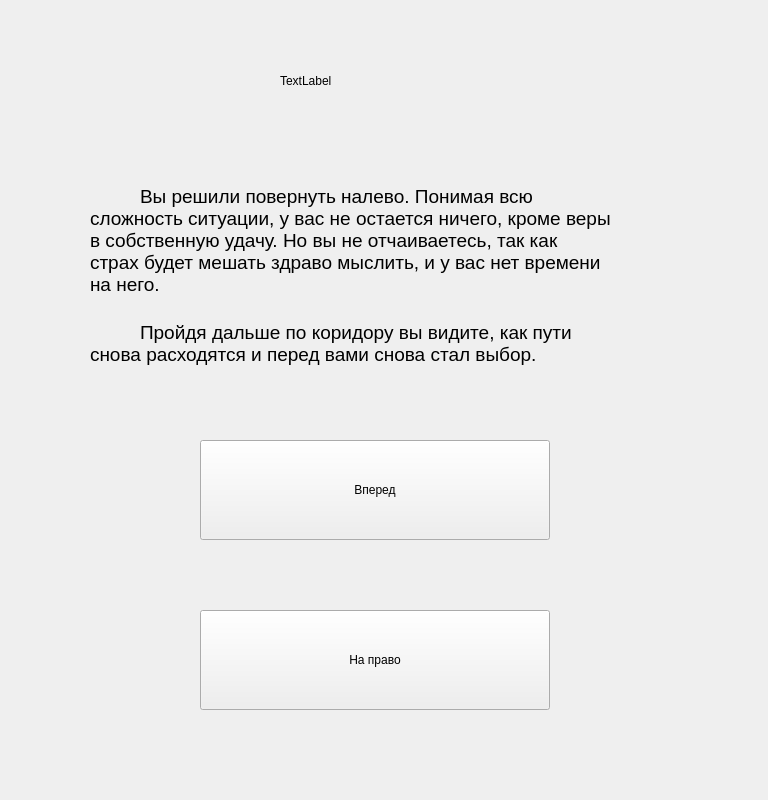
<?xml version="1.0" encoding="UTF-8"?>
<ui version="4.0">
 <class>Levof</class>
 <widget class="QWidget" name="Levof">
  <property name="geometry">
   <rect>
    <x>0</x>
    <y>0</y>
    <width>768</width>
    <height>800</height>
   </rect>
  </property>
  <property name="minimumSize">
   <size>
    <width>768</width>
    <height>800</height>
   </size>
  </property>
  <property name="windowTitle">
   <string>Levof</string>
  </property>
  <widget class="QLabel" name="label_2">
   <property name="geometry">
    <rect>
     <x>90</x>
     <y>130</y>
     <width>631</width>
     <height>291</height>
    </rect>
   </property>
   <property name="text">
    <string>&lt;html&gt;&lt;head/&gt;&lt;style&gt; p {text-indent: 50px} &lt;/style&gt;&lt;body&gt;&lt;p align=&quot;justify&quot;&gt;&lt;span style=&quot; font-size:14pt;&quot;&gt;Вы решили повернуть налево. Понимая всю&lt;br/&gt;сложность ситуации, у вас не остается ничего, кроме веры&lt;br/&gt;в собственную удачу. Но вы не отчаиваетесь, так как&lt;br/&gt;страх будет мешать здраво мыслить, и у вас нет времени&lt;br/&gt;на него.&lt;br/&gt;&lt;/span&gt;&lt;/p&gt;&lt;p&gt;&lt;span style=&quot; font-size:14pt;&quot;&gt;Пройдя дальше по коридору вы видите, как  пути&lt;br/&gt;снова расходятся и перед вами снова стал выбор. &lt;/span&gt;&lt;/p&gt;&lt;/body&gt;&lt;/html&gt;</string>
   </property>
  </widget>
  <widget class="QPushButton" name="pushButton">
   <property name="geometry">
    <rect>
     <x>200</x>
     <y>440</y>
     <width>350</width>
     <height>100</height>
    </rect>
   </property>
   <property name="text">
    <string>Вперед</string>
   </property>
  </widget>
  <widget class="QPushButton" name="pushButton_2">
   <property name="geometry">
    <rect>
     <x>200</x>
     <y>610</y>
     <width>350</width>
     <height>100</height>
    </rect>
   </property>
   <property name="text">
    <string>На право</string>
   </property>
  </widget>
  <widget class="QLabel" name="label_pict">
   <property name="geometry">
    <rect>
     <x>0</x>
     <y>0</y>
     <width>768</width>
     <height>800</height>
    </rect>
   </property>
   <property name="text">
    <string/>
   </property>
   <property name="pixmap">
    <pixmap>../PICT/pict2.png</pixmap>
   </property>
  </widget>
  <widget class="QLabel" name="label5">
   <property name="geometry">
    <rect>
     <x>280</x>
     <y>30</y>
     <width>251</width>
     <height>101</height>
    </rect>
   </property>
   <property name="styleSheet">
    <string notr="true">font: 14pt &quot;Times New Roman&quot;;</string>
   </property>
   <property name="text">
    <string>TextLabel</string>
   </property>
  </widget>
  <zorder>label_pict</zorder>
  <zorder>label_2</zorder>
  <zorder>pushButton</zorder>
  <zorder>pushButton_2</zorder>
  <zorder>label5</zorder>
 </widget>
 <resources/>
 <connections/>
</ui>
